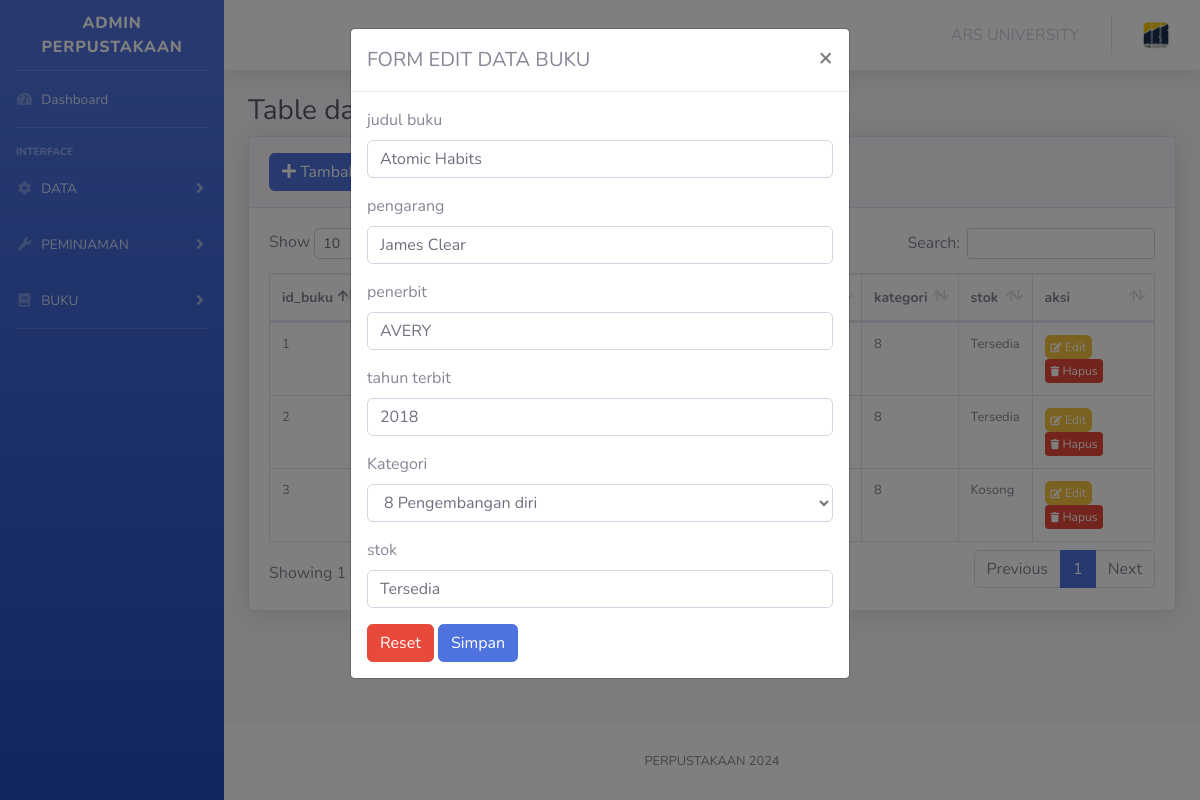
The app's page /files/views/template/buku.php?edit=1 with its own data.
### tables this page shows
CREATE TABLE `buku` (
  `id_buku` int(11) NOT NULL,
  `judul_buku` varchar(255) NOT NULL,
  `pengarang` varchar(255) NOT NULL,
  `penerbit` varchar(255) NOT NULL,
  `tahun_terbit` year(4) NOT NULL,
  `id_kategori` int(11) NOT NULL,
  `stok` enum('Tersedia','Kosong') NOT NULL
);

CREATE TABLE `kategori` (
  `id_kategori` int(11) NOT NULL,
  `nama_kategori` varchar(255) NOT NULL
);

### files/views/template/buku.php (the view, shortened to what this page needs)
<!DOCTYPE html>
<html lang="en">
<head>
    <link href="../../../../PERPUSTAKAAN/files/public/vendor/fontawesome-free/css/all.min.css" rel="stylesheet" type="text/css">
    <link href="../../../../PERPUSTAKAAN/files/public/css/sb-admin-2.min.css" rel="stylesheet">
    <link href="../../../../PERPUSTAKAAN/files/public/vendor/datatables/dataTables.bootstrap4.min.css" rel="stylesheet">
</head>
<?php
include(__DIR__ . '/../../app/koneksi.php');
$query = mysqli_query($conn, "SELECT * FROM buku ORDER BY id_buku ASC");
$editData = null;
if (isset($_GET['edit'])) {
    $id = $_GET['edit'];
    $editQuery = mysqli_query($conn, "SELECT * FROM buku WHERE id_buku='$id'");
    $editData = mysqli_fetch_assoc($editQuery);
}
?>
<body id="page-top">
    <div id="wrapper">
        <ul class="navbar-nav bg-gradient-primary sidebar sidebar-dark accordion" id="accordionSidebar">
            <a class="sidebar-brand d-flex align-items-center justify-content-center" href="index.html">
                <div class="sidebar-brand-text mx-3">ADMIN PERPUSTAKAAN</div>
            </a>
            <hr class="sidebar-divider my-0">
            <li class="nav-item">
                <a class="nav-link" href="/PERPUSTAKAAN/files/views/template/main.php">
                    <i class="fas fa-fw fa-tachometer-alt"></i>
                    <span>Dashboard</span>
                </a>
            </li>
            <hr class="sidebar-divider">
            <div class="sidebar-heading">
                Interface
            </div>
            <li class="nav-item">
                <a class="nav-link collapsed" href="#" data-toggle="collapse" data-target="#collapseTwo" aria-expanded="true" aria-controls="collapseTwo">
                    <i class="fas fa-fw fa-cog"></i>
                    <span>DATA</span>
                </a>
            </li>
            <li class="nav-item">
                <a class="nav-link collapsed" href="#" data-toggle="collapse" data-target="#collapseUtilities" aria-expanded="true" aria-controls="collapseUtilities">
                    <i class="fas fa-fw fa-wrench"></i>
                    <span>PEMINJAMAN</span>
                </a>
            </li>
            <li class="nav-item">
                <a class="nav-link collapsed" href="#" data-toggle="collapse" data-target="#collapseBuku" aria-expanded="true" aria-controls="collapseBuku">
                    <i class="fas fa-fw fa-book"></i>
                    <span>BUKU</span>
                </a>
            </li>
            <hr class="sidebar-divider">
        </ul>
        <div id="content-wrapper" class="d-flex flex-column">
            <div id="content">
                <nav class="navbar navbar-expand navbar-light bg-white topbar mb-4 static-top shadow">
                    <ul class="navbar-nav ml-auto">
                        <li class="nav-item dropdown no-arrow mx-1">
                            <a class="nav-link dropdown-toggle" href="https://ars.ac.id" target="_blank" role="button">
                                <span>ARS UNIVERSITY</span>
                            </a>
                        </li>
                        <li class="nav-item dropdown no-arrow">
                            <a class="nav-link dropdown-toggle" href="#" id="userDropdown" role="button" data-toggle="dropdown" aria-haspopup="true" aria-expanded="false">
                                <img class="img-profile rounded-circle" src="../../../../PERPUSTAKAAN/files/public/assets/ARS.jpg">
                            </a>
                        </li>
                    </ul>
                </nav>
                <div class="container-fluid">
                    <h1 class="h3 mb-2 text-gray-800 page-heading">Table data buku</h1>
                    <div class="card shadow mb-4">
                        <div class="card-header py-3">
                            <button class="btn btn-primary" data-toggle="modal" data-target="#exampleModal"><i class="fa fa-plus"></i> Tambah Data buku</button>
                        </div>
                        <div class="card-body">
                            <div class="table-responsive">
                                <table class="table table-bordered" id="dataTable" width="100%" cellspacing="0">
                                    <thead>
                                        <tr style="font-size: 14px;">
                                            <th>id_buku</th>
                                            <th>judul_buku</th>
                                            <th>pengarang</th>
                                            <th>penerbit</th>
                                            <th>terbit</th>
                                            <th>kategori</th>
                                            <th>stok</th>
                                            <th>aksi</th>
                                        </tr>
                                    </thead>
                                    <tbody>
                                        <?php
                                        $id_buku = 1;
                                        while ($data = $query->fetch_object()) {
                                        ?>
                                            <tr style="font-size: 13px;">
                                                <td><?= $id_buku; ?></td>
                                                <td><?= $data->judul_buku; ?></td>
                                                <td><?= $data->pengarang; ?></td>
                                                <td><?= $data->penerbit; ?></td>
                                                <td><?= $data->tahun_terbit; ?></td>
                                                <td><?= $data->id_kategori; ?></td>
                                                <td><?= $data->stok; ?></td>
                                                <td>
                                                    <a href="?edit=<?= $data->id_buku; ?>" class="btn btn-warning" style="font-size: 12px; padding: 2px 5px;" data-target="#editModal">
                                                        <i class="fa fa-edit" style="font-size: 10px;"></i> Edit
                                                    </a>
                                                    <a href="?hapus=<?= $data->id_buku; ?>" class="btn btn-danger btn-sm" style="font-size: 12px; padding: 2px 5px;" onclick="return confirm('Yakin menghapus data ini?');">
                                                        <i class="fa fa-trash" style="font-size: 10px;"></i> Hapus
                                                    </a>
                                                </td>
                                            </tr>
                                        <?php
                                            $id_buku++;
                                        }
                                        ?>
                                    </tbody>
                                </table>
                            </div>
                        </div>
                    </div>
                </div>
            </div>
            <div class="modal fade" id="editModal" tabindex="-1" role="dialog" aria-labelledby="exampleModalLabel" aria-hidden="true">
                <div class="modal-dialog" role="document">
                    <div class="modal-content">
                        <div class="modal-header">
                            <h5 class="modal-title" id="exampleModalLabel">FORM EDIT DATA BUKU</h5>
                            <button type="button" class="close" data-dismiss="modal" aria-label="Close">
                                <span aria-hidden="true">&times;</span>
                            </button>
                        </div>
                        <div class="modal-body">
                            <form action="../../../../PERPUSTAKAAN/files/views/template/buku.php" method="post">
                                <div class="form-group">
                                    <label for="judul_buku">judul buku</label>
                                    <input type="text" name="judul_buku" class="form-control" value="<?= isset($editData['judul_buku']) ? $editData['judul_buku'] : '' ?>">
                                </div>
                                <div class="form-group">
                                    <label for="pengarang">pengarang</label>
                                    <input type="text" name="pengarang" class="form-control" value="<?= isset($editData['pengarang']) ? $editData['pengarang'] : '' ?>">
                                </div>
                                <div class="form-group">
                                    <label for="penerbit">penerbit</label>
                                    <input type="text" name="penerbit" class="form-control" value="<?= isset($editData['penerbit']) ? $editData['penerbit'] : '' ?>">
                                </div>
                                <div class="form-group">
                                    <label for="tahun_terbit">tahun terbit</label>
                                    <input type="text" name="tahun_terbit" class="form-control" value="<?= isset($editData['tahun_terbit']) ? $editData['tahun_terbit'] : '' ?>">
                                </div>
                                <div class="form-group">
                                    <label for="id_kategori">Kategori</label>
                                    <select name="id_kategori" class="form-control" required>
                                        <?php
                                        $kategoriResult = mysqli_query($conn, "SELECT id_kategori, nama_kategori FROM kategori");
                                        while ($row = mysqli_fetch_assoc($kategoriResult)) :
                                        ?>
                                            <option value="<?php echo $row['id_kategori']; ?>" <?php echo isset($editData) && $editData['id_kategori'] == $row['id_kategori'] ? 'selected' : ''; ?>>
                                                <?php echo $row['id_kategori']; ?>
                                                <?php echo $row['nama_kategori']; ?>
                                            </option>
                                        <?php endwhile; ?>
                                    </select>
                                </div>
                                <div class="form-group">
                                    <label for="stok">stok</label>
                                    <input type="text" name="stok" class="form-control" value="<?= isset($editData['stok']) ? $editData['stok'] : '' ?>">
                                </div>
                                <button type="reset" class="btn btn-danger" data-dismiss="modal">Reset</button>
                                <button type="submit" class="btn btn-primary">Simpan</button>
                            </form>
                        </div>
                    </div>
                </div>
            </div>
            <footer class="sticky-footer bg-white">
                <div class="container my-auto">
                    <div class="copyright text-center my-auto">
                        <span>PERPUSTAKAAN 2024</span>
                    </div>
                </div>
            </footer>
        </div>
    </div>
</body>
</html>

### files/views/template/buku.php (style rules this page uses)
.page-heading { margin-top: 20px; }

### records on screen
buku: id_kategori "8", stok "Tersedia", judul_buku "Atomic Habits", pengarang "James Clear", penerbit "AVERY", tahun_terbit "2018", id_kategori "8 Pengembangan diri"
buku: id_kategori "8", stok "Tersedia"
buku: id_kategori "8", stok "Kosong"
